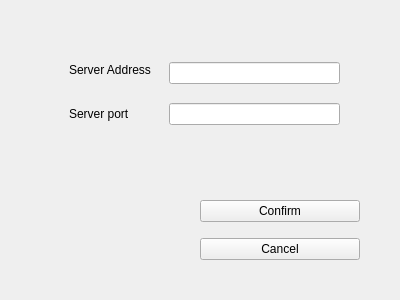
<?xml version="1.0" encoding="UTF-8"?>
<ui version="4.0">
 <class>SetServerDialog</class>
 <widget class="QWidget" name="SetServerDialog">
  <property name="geometry">
   <rect>
    <x>0</x>
    <y>0</y>
    <width>400</width>
    <height>300</height>
   </rect>
  </property>
  <property name="windowTitle">
   <string>Form</string>
  </property>
  <widget class="QWidget" name="verticalLayoutWidget">
   <property name="geometry">
    <rect>
     <x>69</x>
     <y>50</y>
     <width>91</width>
     <height>81</height>
    </rect>
   </property>
   <layout class="QVBoxLayout" name="verticalLayout">
    <item>
     <widget class="QLabel" name="label">
      <property name="minimumSize">
       <size>
        <width>69</width>
        <height>40</height>
       </size>
      </property>
      <property name="text">
       <string>Server Address</string>
      </property>
      <property name="scaledContents">
       <bool>false</bool>
      </property>
      <property name="indent">
       <number>-6</number>
      </property>
     </widget>
    </item>
    <item>
     <widget class="QLabel" name="label_2">
      <property name="text">
       <string>Server port</string>
      </property>
     </widget>
    </item>
   </layout>
  </widget>
  <widget class="QWidget" name="verticalLayoutWidget_2">
   <property name="geometry">
    <rect>
     <x>200</x>
     <y>190</y>
     <width>160</width>
     <height>80</height>
    </rect>
   </property>
   <layout class="QVBoxLayout" name="verticalLayout_2">
    <item>
     <widget class="QPushButton" name="confirmButton">
      <property name="text">
       <string>Confirm</string>
      </property>
     </widget>
    </item>
    <item>
     <widget class="QPushButton" name="cancelButton">
      <property name="text">
       <string>Cancel</string>
      </property>
     </widget>
    </item>
   </layout>
  </widget>
  <widget class="QWidget" name="verticalLayoutWidget_3">
   <property name="geometry">
    <rect>
     <x>169</x>
     <y>49</y>
     <width>171</width>
     <height>91</height>
    </rect>
   </property>
   <layout class="QVBoxLayout" name="verticalLayout_3">
    <item>
     <widget class="QLineEdit" name="serverAddress"/>
    </item>
    <item>
     <widget class="QLineEdit" name="serverPort"/>
    </item>
   </layout>
  </widget>
 </widget>
 <resources/>
 <connections/>
</ui>
